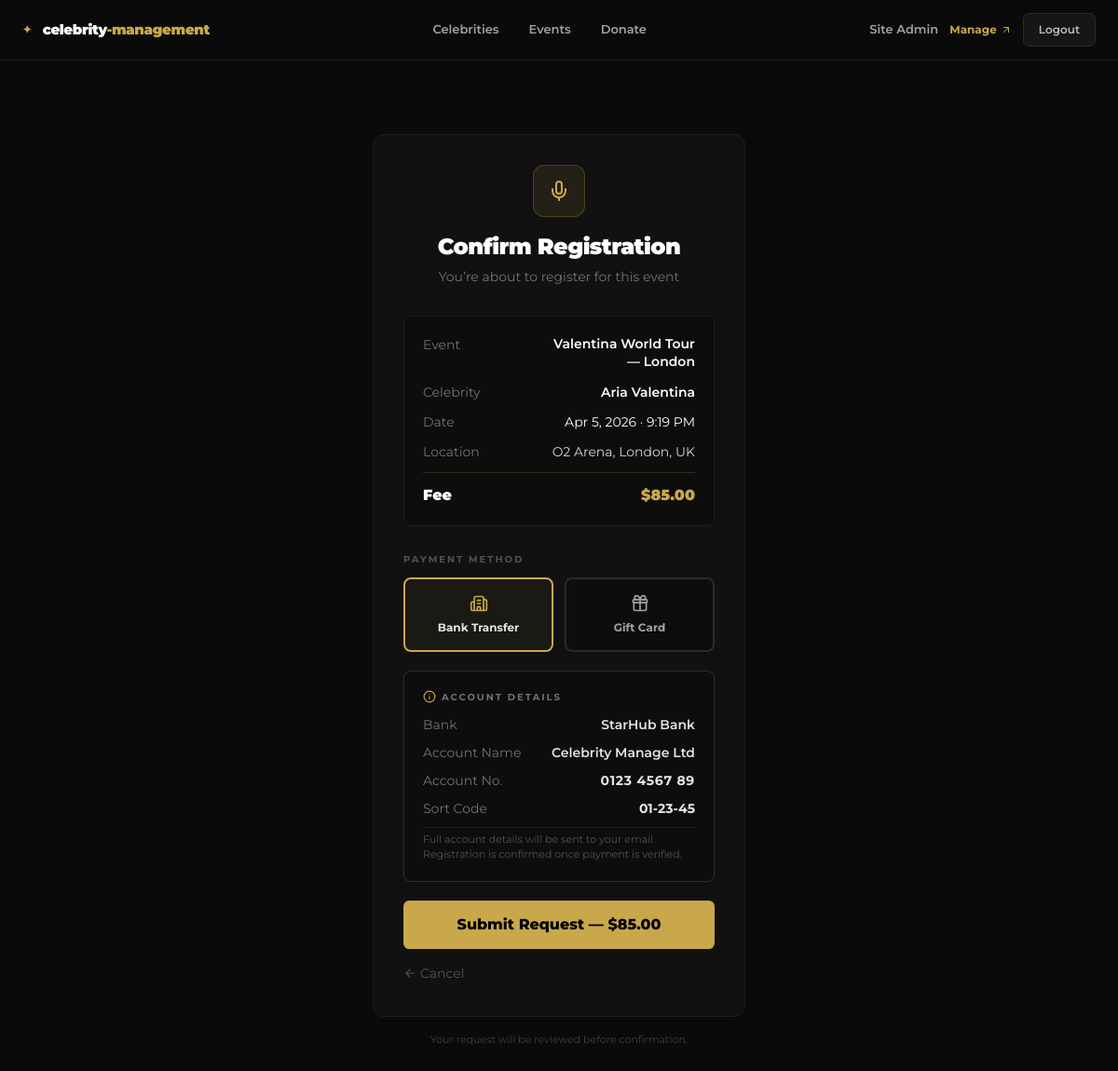
The page /events/register/1/ (signed in) on the database its author committed.
### users/models.py (models this page shows, shortened)
class User(AbstractBaseUser, PermissionsMixin):
    email = models.EmailField(unique=True)
    name = models.CharField(max_length=150)
    country = models.CharField(max_length=100)
    avatar = models.ImageField(upload_to="avatars/", blank=True, null=True)
    is_active = models.BooleanField(default=True)
    is_staff = models.BooleanField(default=False)
    date_joined = models.DateTimeField(auto_now_add=True)
    USERNAME_FIELD = "email"
    REQUIRED_FIELDS = ["name", "country"]
    objects = UserManager()
    class Meta:
        db_table = "users"
        verbose_name = "Fan"
        verbose_name_plural = "Fans"

### events/models.py (models this page shows, shortened)
class Event(models.Model):
    EVENT_TYPES = [
        ("concert", "Concert"),
        ("meetgreet", "Meet & Greet"),
        ("charity", "Charity Event"),
        ("premiere", "Movie Premiere"),
        ("sports", "Sports Event"),
        ("workshop", "Workshop"),
        ("virtual", "Virtual Event"),
        ("other", "Other"),
    ]
    STATUS_CHOICES = [
        ("upcoming", "Upcoming"),
        ("ongoing", "Ongoing"),
        ("completed", "Completed"),
        ("cancelled", "Cancelled"),
    ]
    celebrity = models.ForeignKey(Celebrity, on_delete=models.CASCADE, related_name="events")
    title = models.CharField(max_length=200)
    slug = models.SlugField()
    description = models.TextField()
    event_type = models.CharField(max_length=50, choices=EVENT_TYPES, default="other")
    status = models.CharField(max_length=20, choices=STATUS_CHOICES, default="upcoming")
    event_date = models.DateTimeField()
    end_date = models.DateTimeField(blank=True, null=True)
    location = models.CharField(max_length=300)
    venue = models.CharField(max_length=200, blank=True)
    city = models.CharField(max_length=100, blank=True)
    country = models.CharField(max_length=100, blank=True)
    image = models.ImageField(upload_to="events/", blank=True, null=True)
    ticket_price = models.DecimalField(max_digits=10, decimal_places=2, default=0)
    is_free = models.BooleanField(default=False)
    seats_total = models.PositiveIntegerField(default=0, help_text="0 means unlimited")
    seats_booked = models.PositiveIntegerField(default=0)
    created_at = models.DateTimeField(auto_now_add=True)
    class Meta:
        ordering = ["event_date"]
        unique_together = [["celebrity", "slug"]]

### celebs/models.py (models this page shows, shortened)
class Celebrity(models.Model):
    CATEGORY_CHOICES = [
        ("music", "Music"),
        ("sports", "Sports"),
        ("acting", "Acting"),
        ("comedy", "Comedy"),
        ("politics", "Politics"),
        ("business", "Business"),
        ("other", "Other"),
    ]
    name = models.CharField(max_length=150)
    slug = models.SlugField(unique=True)
    tagline = models.CharField(max_length=255, blank=True)
    bio = models.TextField()
    category = models.CharField(max_length=50, choices=CATEGORY_CHOICES, default="other")
    photo = models.ImageField(upload_to="celebs/photos/", blank=True, null=True)
    cover_image = models.ImageField(upload_to="celebs/covers/", blank=True, null=True)
    nationality = models.CharField(max_length=100, blank=True)
    instagram = models.URLField(blank=True)
    twitter = models.URLField(blank=True)
    youtube = models.URLField(blank=True)
    is_featured = models.BooleanField(default=False)
    is_active = models.BooleanField(default=True)
    created_at = models.DateTimeField(auto_now_add=True)
    class Meta:
        verbose_name_plural = "Celebrities"
        ordering = ["-is_featured", "name"]

### events/views.py (the view, shortened to what this page needs)
# urls.py: path("register/<int:event_id>/", event_register_view, name="event_register"),
@login_required
def event_register_view(request, event_id):
    event = get_object_or_404(Event, pk=event_id)
    if EventRegistration.objects.filter(user=request.user, event=event).exists():
        messages.warning(request, "You are already registered for this event.")
        return redirect("event_detail", celeb_slug=event.celebrity.slug, slug=event.slug)
    if event.status != "upcoming":
        messages.error(request, "This event is not open for registration.")
        return redirect("event_detail", celeb_slug=event.celebrity.slug, slug=event.slug)
    return render(request, "events/confirm.html", {"event": event})

### templates/events/confirm.html (shortened to what this page needs)
{% extends "base.html" %}
{% block content %}
<div class="max-w-md mx-auto px-6 py-20">
  <div class="card p-8">
    <div class="text-center mb-8">
      <div class="w-14 h-14 rounded-xl bg-[#C9A84C]/10 border border-[#C9A84C]/25 flex items-center justify-center mx-auto mb-4"><i data-lucide="mic" class="w-6 h-6 text-[#C9A84C]"></i></div>
      <h1 class="text-2xl font-black tracking-tight">Confirm Registration</h1>
      <p class="text-zinc-500 text-sm mt-1.5">You&rsquo;re about to register for this event</p>
    </div>
    <div class="space-y-3 bg-[#0d0d0d] border border-[#1e1e1e] rounded-lg p-5 mb-7">
      <div class="flex justify-between text-sm"><span class="text-zinc-500">Event</span><span class="font-semibold text-right max-w-[55%] leading-snug">{{ event.title }}</span></div>
      <div class="flex justify-between text-sm"><span class="text-zinc-500">Celebrity</span><span class="font-semibold">{{ event.celebrity.name }}</span></div>
      <div class="flex justify-between text-sm"><span class="text-zinc-500">Date</span><span>{{ event.event_date|date:"M j, Y · g:i A" }}</span></div>
      <div class="flex justify-between text-sm"><span class="text-zinc-500">Location</span><span class="text-right max-w-xs text-zinc-300">{{ event.location }}</span></div>
      <hr class="gold-line" />
      <div class="flex justify-between text-base font-black">
        <span>Fee</span>
        <span class="{% if event.is_free %}text-green-400{% else %}text-[#C9A84C]{% endif %}">{% if event.is_free %}Free{% else %}${{ event.ticket_price }}{% endif %}</span>
      </div>
    </div>
    {% if event.is_free %}
    <div class="flex items-center gap-2.5 bg-green-500/10 border border-green-500/25 rounded-lg px-4 py-3 mb-5">
      <i data-lucide="check-circle" class="w-4 h-4 text-green-400 flex-shrink-0"></i>
      <p class="text-sm text-green-300 font-medium">This event is free &mdash; no payment required.</p>
    </div>
    <form method="post">
      {% csrf_token %}
      <input type="hidden" name="payment_method" value="free">
      <button type="submit" class="w-full btn-gold py-3.5 text-base">Confirm Registration</button>
    </form>
    {% else %}
    <p class="text-[10px] font-bold uppercase tracking-[.2em] text-zinc-600 mb-3">Payment Method</p>
    <div class="grid grid-cols-2 gap-3 mb-5">
      <button type="button" id="btn-bank" onclick="selectMethod('bank_transfer')"
        class="flex flex-col items-center gap-2 p-4 rounded-lg border-2 border-[#C9A84C] bg-[#C9A84C]/5 transition-all cursor-pointer">
        <i data-lucide="building-2" class="w-5 h-5 text-[#C9A84C]"></i>
        <span class="text-xs font-bold text-zinc-200">Bank Transfer</span>
      </button>
      <button type="button" id="btn-gift" onclick="selectMethod('gift_card')"
        class="flex flex-col items-center gap-2 p-4 rounded-lg border-2 border-[#2a2a2a] bg-[#0d0d0d] transition-all cursor-pointer hover:border-zinc-600">
        <i data-lucide="gift" class="w-5 h-5 text-zinc-400"></i>
        <span class="text-xs font-bold text-zinc-400">Gift Card</span>
      </button>
    </div>
    <div id="panel-bank" class="bg-[#0d0d0d] border border-[#C9A84C]/20 rounded-lg p-5 mb-5 space-y-2.5">
      <p class="text-[10px] font-bold uppercase tracking-[.2em] text-zinc-500 mb-3 flex items-center gap-1.5">
        <i data-lucide="info" class="w-3.5 h-3.5 text-[#C9A84C]"></i> Account Details
      </p>
      <div class="flex justify-between text-sm"><span class="text-zinc-500">Bank</span><span class="text-zinc-200 font-semibold">StarHub Bank</span></div>
      <div class="flex justify-between text-sm"><span class="text-zinc-500">Account Name</span><span class="text-zinc-200 font-semibold">Celebrity Manage Ltd</span></div>
      <div class="flex justify-between text-sm"><span class="text-zinc-500">Account No.</span><span class="text-zinc-200 font-bold tracking-wider">0123 4567 89</span></div>
      <div class="flex justify-between text-sm"><span class="text-zinc-500">Sort Code</span><span class="text-zinc-200 font-bold">01-23-45</span></div>
      <p class="text-[11px] text-zinc-600 pt-1 border-t border-[#1e1e1e]">Full account details will be sent to your email. Registration is confirmed once payment is verified.</p>
    </div>
    <form method="post" enctype="multipart/form-data" id="pay-form">
      <button type="submit" class="w-full btn-gold py-3.5 text-base">Submit Request &mdash; ${{ event.ticket_price }}</button>
    </form>
    {% endif %}
    <a href="{% url 'event_detail' event.celebrity.slug event.slug %}" class="block text-center mt-4 text-sm text-zinc-600 hover:text-zinc-300 transition-colors inline-flex items-center justify-center gap-1"><i data-lucide="arrow-left" class="w-3.5 h-3.5"></i> Cancel</a>
  </div>
  <p class="text-center text-[11px] text-zinc-700 mt-4">Your request will be reviewed before confirmation.</p>
</div>
{% endblock %}

### templates/base.html (shortened to what this page needs)
{% load static %}
<!DOCTYPE html>
<html lang="en">
<head>
  <script src="https://cdn.tailwindcss.com"></script>
</head>
<body class="font-sans text-white min-h-screen antialiased">
  <nav class="fixed top-0 left-0 right-0 z-50 bg-black/96 backdrop-blur border-b border-[#1c1c1c]">
    <div class="max-w-7xl mx-auto px-6 h-16 flex items-center justify-between">
      <a href="{% url 'home' %}" class="flex items-center gap-2 select-none">
        <span class="text-[#C9A84C] font-black text-xs tracking-[.3em]">✦</span>
        <span class="font-black text-[15px] tracking-tight">celebrity<span class="text-[#C9A84C]">-management</span></span>
      </a>
      <div class="hidden md:flex items-center gap-8 text-[13px] font-semibold">
        <a href="{% url 'home' %}" class="text-zinc-400 hover:text-white transition-colors">Celebrities</a>
        <a href="{% url 'events_list' %}" class="text-zinc-400 hover:text-white transition-colors">Events</a>
        <a href="{% url 'foundations' %}" class="text-zinc-400 hover:text-white transition-colors">Donate</a>
      </div>
      <div class="flex items-center gap-3">
        {% if user.is_authenticated %}
          <a href="{% url 'dashboard' %}" class="hidden md:inline text-[13px] font-semibold text-zinc-400 hover:text-[#C9A84C] transition-colors truncate max-w-[130px]">{{ user.name }}</a>
          {% if user.is_staff %}
            <a href="{% url 'panel_dashboard' %}" class="hidden md:inline-flex items-center gap-1 text-[12px] font-bold text-[#C9A84C] hover:text-[#dbb95a] transition-colors">Manage <i data-lucide="arrow-up-right" class="w-3 h-3"></i></a>
          {% endif %}
          <a href="{% url 'logout' %}" class="btn-ghost text-[12px] py-2 px-4">Logout</a>
        {% else %}
          <a href="{% url 'login' %}" class="text-[13px] font-semibold text-zinc-400 hover:text-white transition-colors">Sign in</a>
          <a href="{% url 'register' %}" class="btn-gold text-[12px] py-2 px-5">Join Free</a>
        {% endif %}
      </div>
    </div>
  </nav>
  <main class="pt-16">{% block content %}{% endblock %}</main>
</body>
</html>

### rows shown on the page
User: name "Site Admin"
Event: title "Valentina World Tour — London", celebrity.name "Aria Valentina", event_date "Apr 5, 2026 · 9:19 PM", location "O2 Arena, London, UK", ticket_price "85.00"
